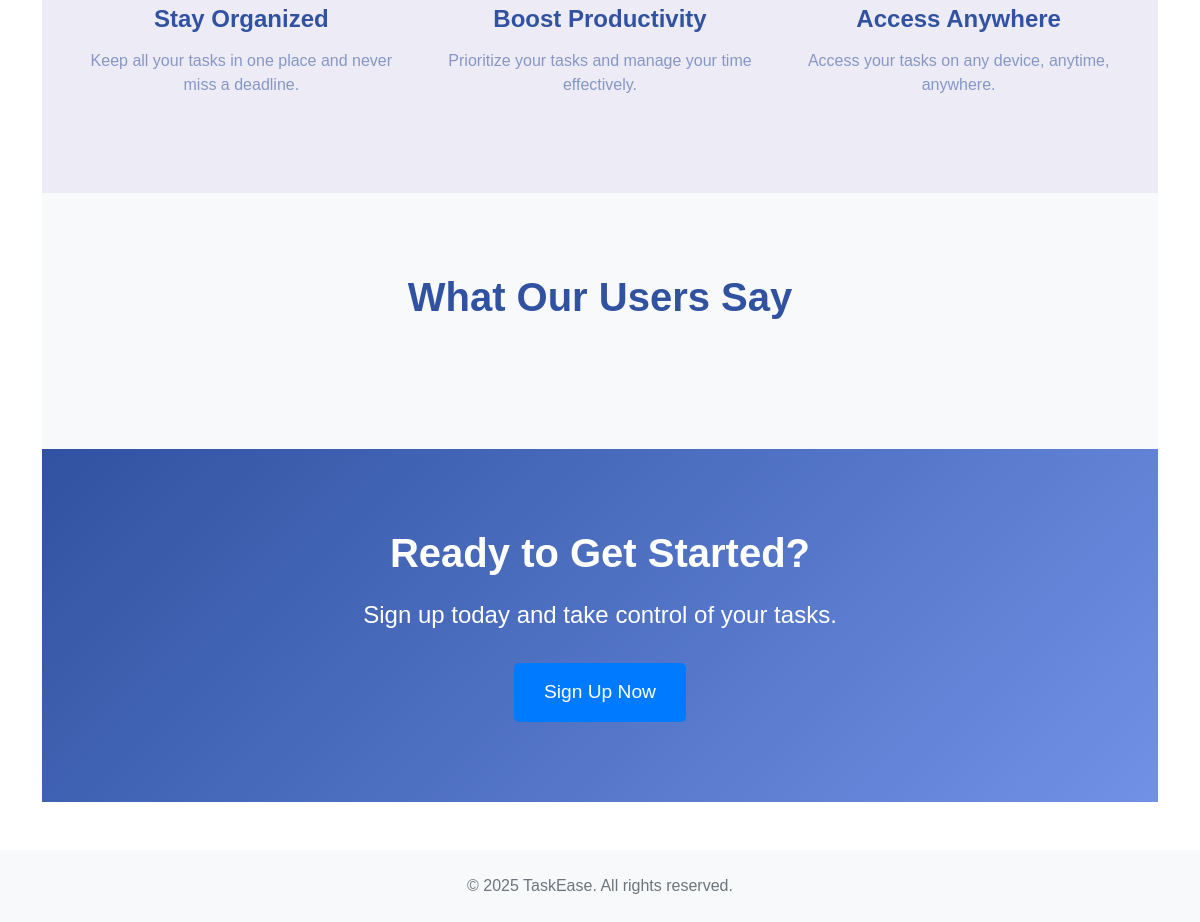
Before: / (lower part) with the older database file.
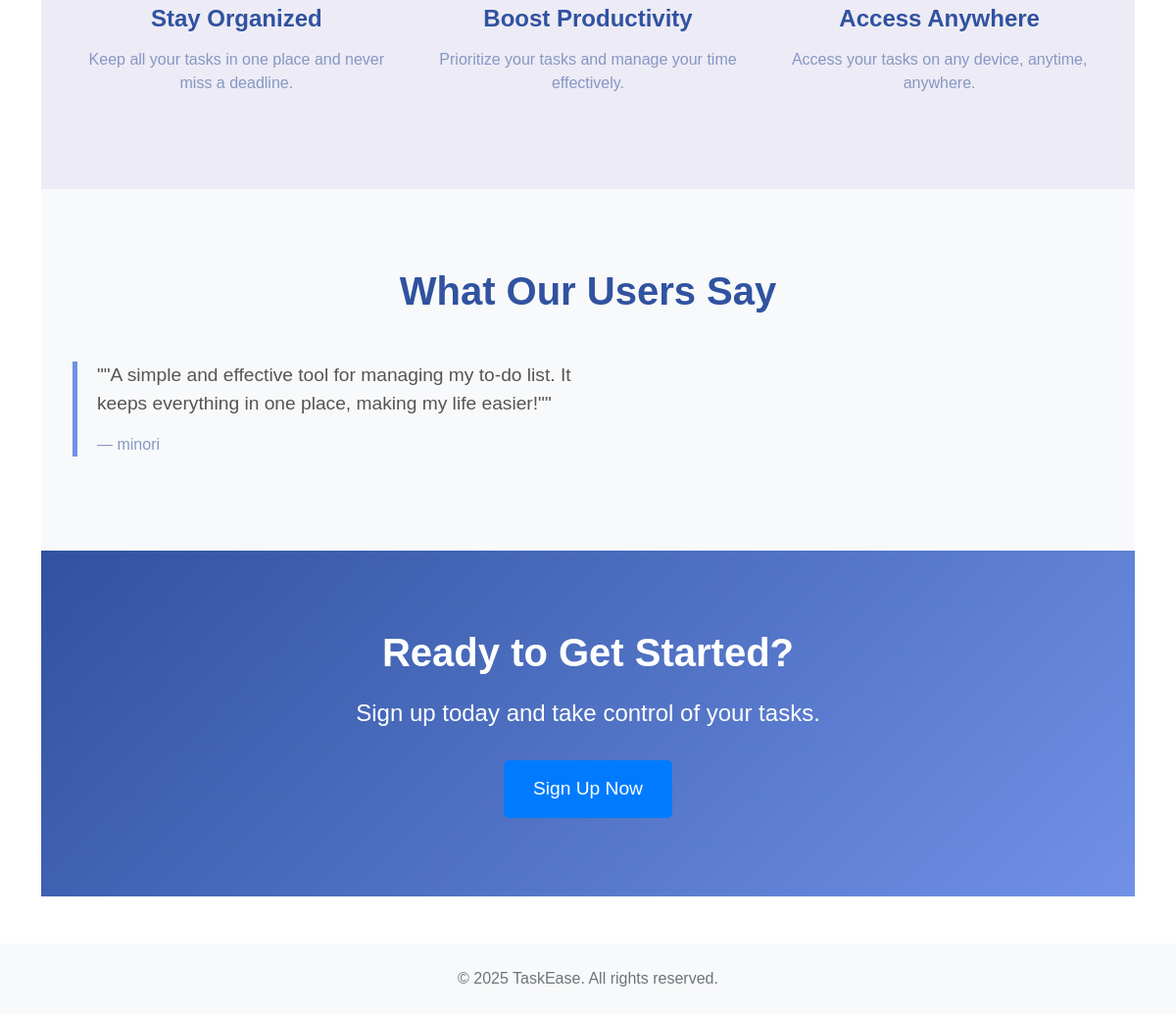
After: the same page with the newer database file.
### app.py (models this page shows, shortened)
class Message(db.Model):
    id = db.Column(db.Integer, primary_key=True)
    content = db.Column(db.String(500), nullable=False)
    user_id = db.Column(db.Integer, db.ForeignKey('user.id'), nullable=False)
    date_created = db.Column(db.DateTime, default=datetime.utcnow)
    is_review = db.Column(db.Boolean, default=False)
    user = db.relationship('User', backref='messages')

class User(UserMixin, db.Model):
    id = db.Column(db.Integer, primary_key=True)
    username = db.Column(db.String(80), unique=True, nullable=False)
    email = db.Column(db.String(120), unique=True, nullable=False)
    password_hash = db.Column(db.String(120), nullable=False)
    is_admin = db.Column(db.Boolean, default=False)
    tasks = db.relationship('Task', backref='user', lazy=True)
    date_created = db.Column(db.DateTime, default=datetime.utcnow)  # Added

### app.py (the view)
@app.route('/')
def home():
    messages = Message.query.filter_by(is_review=True).all()
    return render_template('home.html', messages=messages)

### templates/home.html (shortened to what this page needs)
{% extends "base.html" %}
{% block content %}
<section class="features-section">
    <div class="container">
        <div class="row">
            <div class="col-md-4 text-center">
                <h3>Stay Organized</h3>
                <p>Keep all your tasks in one place and never miss a deadline.</p>
            </div>
            <div class="col-md-4 text-center">
                <h3>Boost Productivity</h3>
                <p>Prioritize your tasks and manage your time effectively.</p>
            </div>
            <div class="col-md-4 text-center">
                <h3>Access Anywhere</h3>
                <p>Access your tasks on any device, anytime, anywhere.</p>
            </div>
        </div>
    </div>
</section>
<section class="testimonials-section bg-light">
    <div class="container">
        <h2 class="text-center mb-5">What Our Users Say</h2>
        <div class="row">
            {% for message in messages %}
            <div class="col-md-6">
                <blockquote class="blockquote">
                    <p>"{{ message.content }}"</p>
                    <footer class="blockquote-footer">{{ message.user.username }}</footer>
                </blockquote>
            </div>
            {% endfor %}
        </div>
    </div>
</section>
<section class="cta-section text-center">
    <div class="container">
        <h2>Ready to Get Started?</h2>
        <p>Sign up today and take control of your tasks.</p>
        <a href="{{ url_for('register') }}" class="btn btn-primary btn-lg">Sign Up Now</a>
    </div>
</section>
{% endblock %}

Changed rows visible on the page:
added Message: content "\"A simple and effective tool for managing my to-do list. It keeps everything in one place, making my life easier!\"", user.username "minori"
